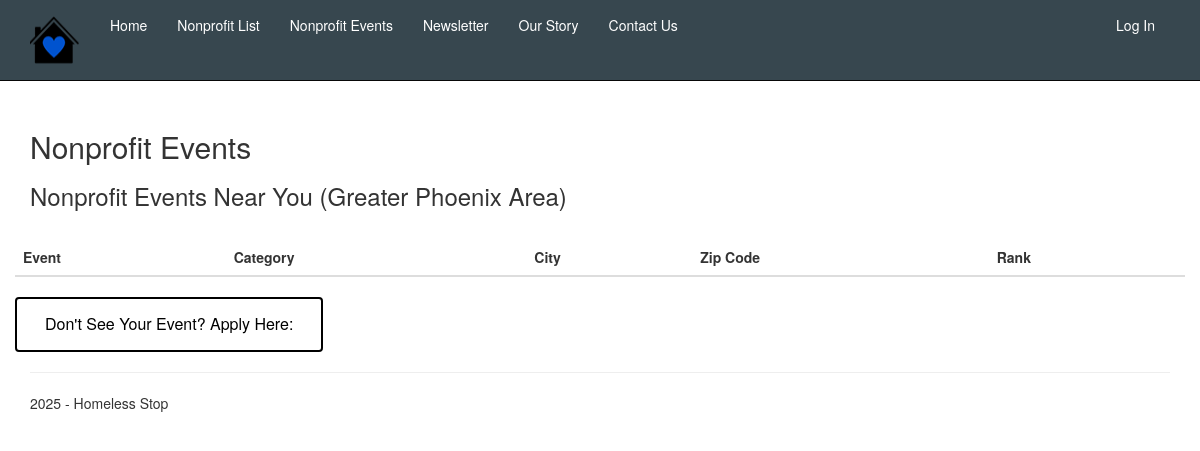
/eventslist/, run on an earlier commit of the app's database.
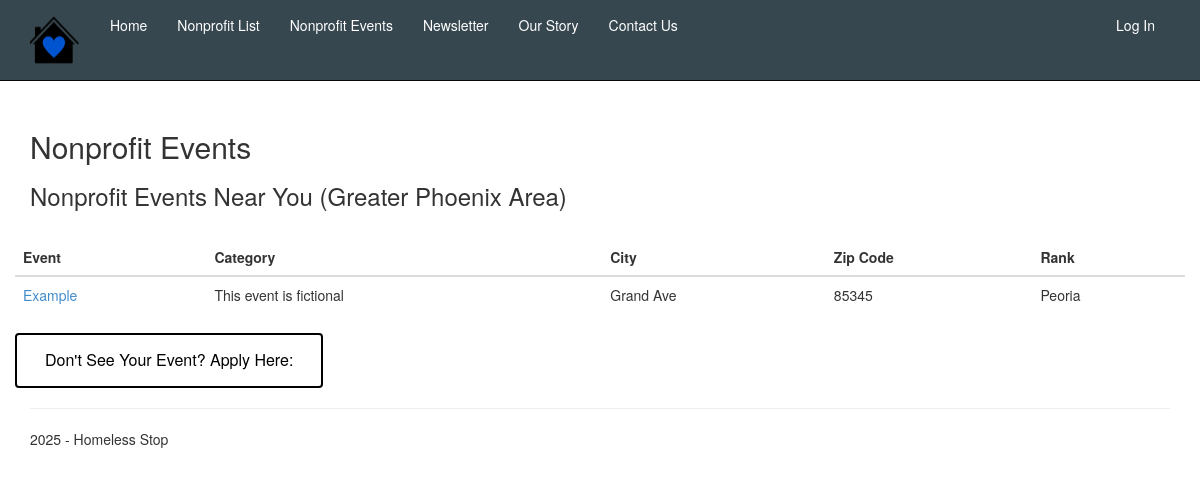
And on a later commit of the database.
### app/models.py (models this page shows, shortened)
class Event(models.Model):
    name = models.CharField(max_length=100)
    nonprofit_name = models.CharField(max_length=100)
    starts = models.CharField(max_length = 100, blank=False, null=True)
    ends = models.CharField(max_length = 100, blank=False, null=True)
    type = models.CharField(max_length=500, blank=True, null=True)
    description = models.CharField(max_length=1000, blank=True, null=True)
    address = models.CharField(max_length=255, blank=True, null=True)
    city = models.CharField(max_length=100, blank=True, null=True)
    state = models.CharField(max_length=100, blank=True, null=True)
    zip_code = models.CharField(max_length=10, blank=True, null=True)
    country = models.CharField(max_length=100, blank=True, null=True)
    website = models.CharField(max_length=100, blank=True, null=True)
    host_website = models.CharField(max_length=200, blank=True, null=True)
    rank = models.IntegerField(default=999, blank=False, null=False)
    created_at = models.DateTimeField(auto_now_add=True)
    updated_at = models.DateTimeField(auto_now=True)

### app/views.py (the view)
# urls.py: path('eventslist/', views.eventslist, name='eventslist'),
def eventslist(request):
    assert isinstance(request, HttpRequest)
    events = Event.objects.all()
    return render(
        request,
        'app/eventslist.html',
        {
            'title':'Nonprofit Events',
            'message':'Ongoing nonprofit events you can contribute to.',
            'year':datetime.now().year,
            'events':events,
        }
    )

### app/templates/app/eventslist.html
{% extends "app/layout.html" %}
{% load static %}
{% block content %}
<h2>{{ title }}</h2>
<h3>Nonprofit Events Near You (Greater Phoenix Area)</h3>
<br />
<div class="container-fluid">
    <div class="row">
        <table id="eventTable" class="table" style="width: 100%;">
            <thead>
                <tr>
                    <th> Event </th>
                    <th> Category</th>
                    <th> City </th>
                    <th> Zip Code </th>
                    <th> Rank </th>
                </tr>
            </thead>
            <tbody>
                {% for event in events %}
                <tr>
                    <td class="col-1">
                        <a href="/eventdetails/{{event.id}}"> {{ event.name }} </a>
                    </td>
                    <td class="col-1">
                        {{ event.type }}
                    </td>
                    <td class="col-1">
                        {{ event.address }}
                    </td>
                    <td class="col-1">
                        {{ event.zip_code }}
                    </td>
                    <td class="col-1">
                        {{ event.city }}
                    </td>
                </tr>
                {% endfor %}
            </tbody>
        </table>
    </div>
    <div class="row form-group justify-content-around align-items-center">
        <div class="col-auto">
            <a class="btn btn-info mb-3" href="https://forms.gle/dCSCaXdpcnvAsCBZ8" target="_blank">
                Don't See Your Event? Apply Here:
            </a>
        </div>
    </div>
</div>
        {% endblock %}

### app/templates/app/layout.html (shortened to what this page needs)
<!DOCTYPE html>
<html>
<head>
    {% load static %}
    <link rel="stylesheet" type="text/css" href="{% static 'app/content/bootstrap.min.css' %}" />
    <link rel="stylesheet" type="text/css" href="{% static 'app/content/site.css' %}" />
    <link rel="stylesheet" href="https://cdn.datatables.net/1.13.6/css/jquery.dataTables.min.css">
</head>
<body>
    <div class="navbar navbar-inverse navbar-fixed-top">
        <div class="container">
            <div class="navbar-header">
                <a href="/" class="navbar-brand"><img class="logo" src="{% static 'app/images/logo.png' %}" /></a>
            </div>
            <div class="navbar-collapse collapse">
                <ul class="nav navbar-nav">
                    <li><a href="{% url 'home' %}">Home</a></li>
                    <li><a href="{% url 'nonprofitlist' %}">Nonprofit List</a></li>
                    <li><a href="{% url 'eventslist' %}">Nonprofit Events</a></li>
                    <li><a href="{% url 'blog'%}"> Newsletter </a></li>
                    <li><a href="{% url 'about' %}">Our Story</a></li>
                    <li><a href="{% url 'contact' %}">Contact Us</a></li>
                </ul>
                {% include 'app/loginpartial.html' %}
            </div>
        </div>
    </div>
    <div class="container body-content">
        {% block content %}{% endblock %}
        <hr />
        <footer>
            <p>
                {{ year }} - <span class="fs-5">Homeless Stop</span>
            </p>
        </footer>
    </div>
</body>
</html>

### app/templates/app/loginpartial.html
{% if user.is_authenticated %}
<form id="logoutForm" action="/logout/" method="post" class="navbar-right">
    {% csrf_token %}
    <ul class="nav navbar-nav navbar-right">
        <li><span class="navbar-brand">Hello {{ user.username }}!</span></li>
        <li><a href="javascript:document.getElementById('logoutForm').submit()">Log Off</a></li>
    </ul>
</form>
{% else %}
<ul class="nav navbar-nav navbar-right">
    <li><a href="{% url 'login' %}">Log In</a></li>
</ul>
{% endif %}

### app/static/app/content/site.css (style rules this page uses)
body { padding-top: 50px; padding-bottom: 20px; }
.body-content { padding-left: 15px; padding-right: 15px; padding-top: 60px; }
.nav { padding-left: 0; margin-bottom: 0; list-style: none; }
.nav:before, .nav:after { display: table; content: " "; }
.nav:after { clear: both; }
.nav > li { position: relative; display: block; }
.nav > li > a { position: relative; display: block; padding: 10px 15px; }
.navbar { position: relative; z-index: 1000; min-height: 50px; margin-bottom: 20px; border: 1px solid transparent; }
.navbar:before, .navbar:after { display: table; content: " "; }
.navbar:after { clear: both; }
@media (min-width: 768px) { .navbar { border-radius: 4px; } }
.navbar-header:before, .navbar-header:after { display: table; content: " "; }
.navbar-header:after { clear: both; }
@media (min-width: 768px) { .navbar-header { float: left; } }
.navbar-collapse { max-height: 340px; padding-right: 15px; padding-left: 15px; overflow-x: visible; border-top: 1px solid transparent; box-shadow: inset 0 1px 0 rgba(255, 255, 255, 0.1); -webkit-overflow-scrolling: touch; }
.navbar-collapse:before, .navbar-collapse:after { display: table; content: " "; }
.navbar-collapse:after { clear: both; }
@media (min-width: 768px) { .navbar-collapse { width: auto; border-top: 0; box-shadow: none; } }
@media (min-width: 768px) { .navbar-collapse.collapse { display: block !important; height: auto !important; padding-bottom: 0; overflow: visible !important; } }
@media (min-width: 768px) { .navbar-collapse .navbar-nav.navbar-right:last-child { margin-right: -15px; } }
.container > .navbar-header, .container > .navbar-collapse { margin-right: -15px; margin-left: -15px; }
@media (min-width: 768px) { .container > .navbar-header, .container > .navbar-collapse { margin-right: 0; margin-left: 0; } }
.navbar-fixed-top, .navbar-fixed-bottom { position: fixed; right: 0; left: 0; border-width: 0 0 1px; }
@media (min-width: 768px) { .navbar-fixed-top, .navbar-fixed-bottom { border-radius: 0; } }
.navbar-fixed-top { top: 0; z-index: 1030; }
.navbar-brand { float: left; padding: 15px 15px; font-size: 18px; line-height: 20px; }
@media (min-width: 768px) { .navbar > .container .navbar-brand { margin-left: -15px; } }
.navbar-nav { margin: 7.5px -15px; }
.navbar-nav > li > a { padding-top: 10px; padding-bottom: 10px; line-height: 20px; }
@media (min-width: 768px) { .navbar-nav { float: left; margin: 0; } }
@media (min-width: 768px) { .navbar-nav > li { float: left; } }
@media (min-width: 768px) { .navbar-nav > li > a { padding-top: 15px; padding-bottom: 15px; } }
@media (min-width: 768px) { .navbar-right { float: right !important; } }
.navbar-inverse { background-color: #222222; border-color: #080808; }
.navbar-inverse .navbar-brand { color: #999999; }
.navbar-inverse .navbar-nav > li > a { color: #999999; }
.navbar-inverse .navbar-collapse, .navbar-inverse .navbar-form { border-color: #101010; }
.navbar-inverse { background-color: #37474f; border-color: #080808; }
.navbar-inverse .navbar-brand { color: #000000; }
.navbar-inverse .navbar-nav > li > a { color: #ffffff; }
.navbar-collapse { flex-basis: auto; flex-grow: 1; }
@media (min-width: 575.98px) { .navbar-nav { flex-direction: row; } }
.btn { border: 2px solid black; background-color: white; color: black; padding: 14px 28px; font-size: 16px; cursor: pointer; }
.navbar>.container { display: block; }
.logo { width: 50px; height: 50px; }

What changed in the data, as far as the page shows it:
added Event: name "Example", type "This event is fictional", address "Grand Ave", zip_code "85345", city "Peoria"
